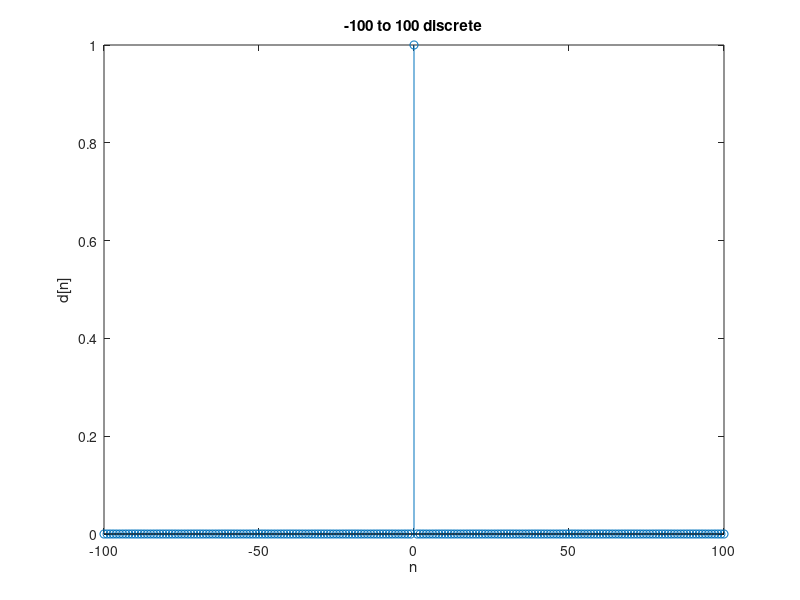

Recreate this plot in MATLAB.
n=-100:100;
d=[zeros(1,100), 1, zeros(1,100)];
stem(n,d);
title ('-100 to 100 discrete');
xlabel ('n');
ylabel ('d[n]');
print ('Exp1_4a','-dpdf','-fillpage');
